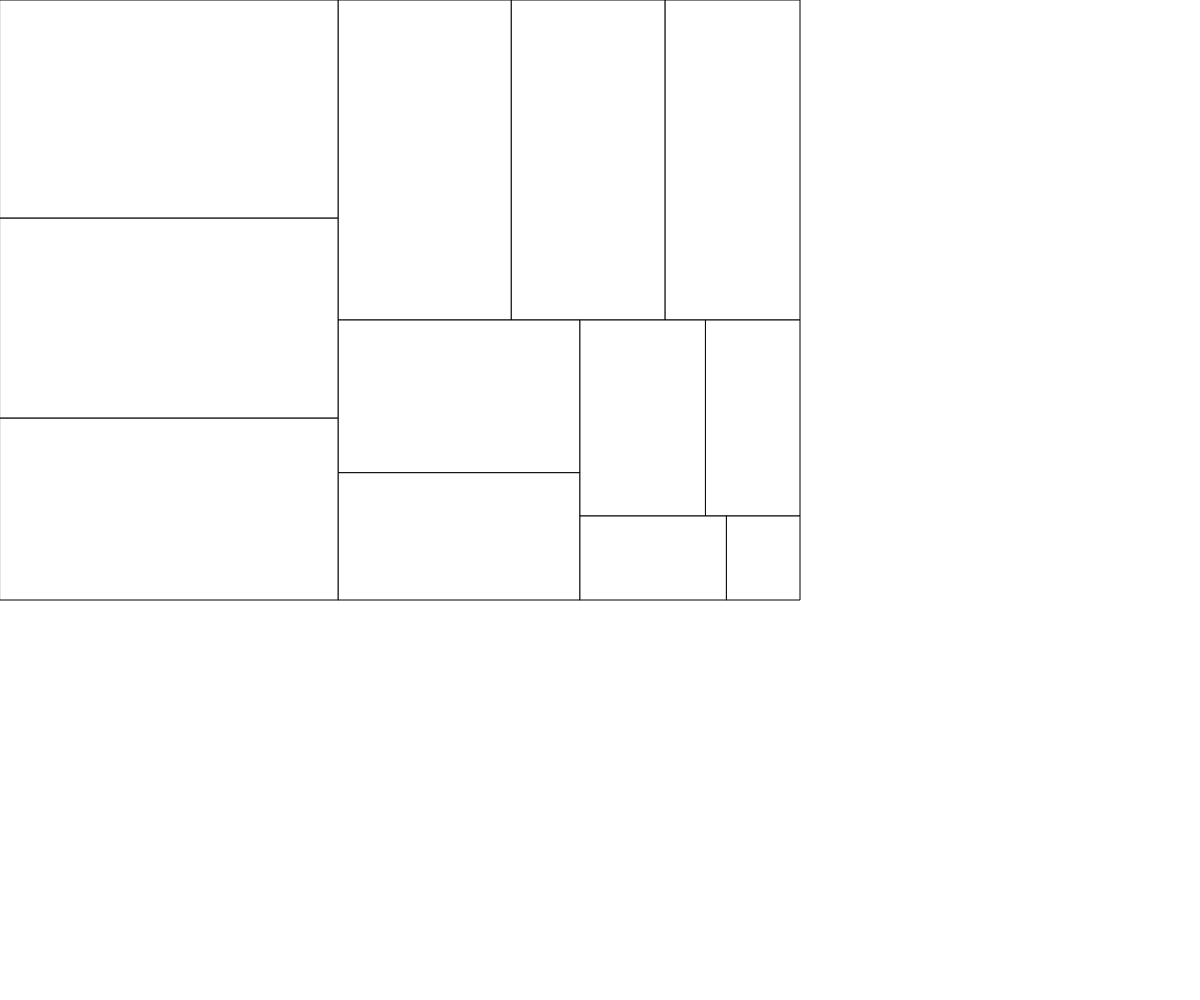
Frame 1 (no input)
Frame 60 (no input): identical to frame 1, image omitted
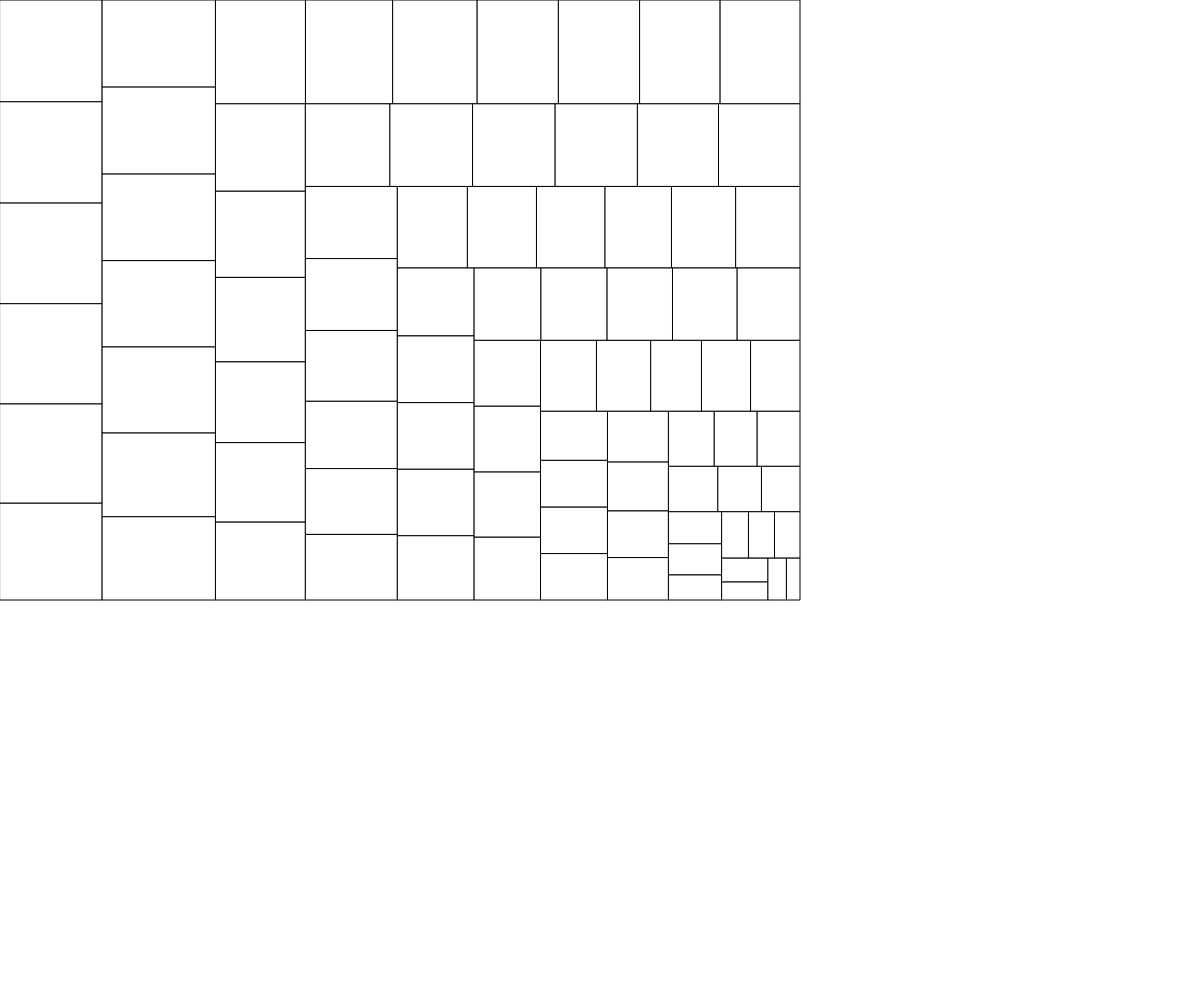
Frame 120 (the mouse pressed at the canvas centre since frame 60)

The p5.js sketch that drew these frames (run headless with seeded random() and noise() and a simulated clock; from frame 60 on, the mouse is pressed at the canvas centre):

// p5.js sketch
// ── sketch.js
// P_3_1_4_01
/**
 * treemap test
 *
 */
'use strict';


var counters = [1, 2, 3, 4, 5, 6, 7, 8, 9, 10, 11, 12];
var treemap;

function setup() {
  createCanvas(windowWidth, windowHeight);
  fill(255);

  treemap = new Treemap(counters, 0, 0, 800, 600);
}


function draw() {
  background(255);

  for (var i = 0; i < treemap.rects.length; i++) {
    var r = treemap.rects[i];
    rect(r.x, r.y, r.w, r.h);
  }
}


function Treemap(counters, x, y, w, h) {
  this.counters = counters;
  this.sum = 0;
  this.x = x;
  this.y = y;
  this.w = w;
  this.h = h;
  this.rects = [];

  // sort counters
  Treemap.prototype.init = function(){
    this.counters.sort(function(a, b) {
      if (a < b) return 1;
      if (a > b) return -1;
      else return 0;
    });

    // calculate sum of all counters
    this.sum = 0;
    for (var i = 0; i < this.counters.length; i++) {
        this.sum += this.counters[i];
    }

    var restSum = this.sum;
    var restW = this.w;
    var restH = this.h;
    var restX = this.x;
    var restY = this.y;

    // fit in rows
    var actIndex = 0;
    while (actIndex < this.counters.length) {
      var hor = true; // horizontal row
      var a = restW;
      var b = restH;
      if (restW > restH) {
        hor = false; // horizontal row
        a = restH;
        b = restW;
      }

      var rowSum = 0;
      var rowCount = 0;
      for (var i = actIndex; i < this.counters.length; i++) {
        rowSum += this.counters[i];
        rowCount++;

        // a*bLen is the rect of the row 
        var percentage = rowSum / restSum;
        var bLen = b * percentage;

        //console.log(rowSum, rowCount, bLen);
        if (a / rowCount < bLen || i == this.counters.length-1) {
          // store rects
          var aPos = restX;
          var bPos = restY;
          var aLen = restW;
          if (!hor) {
            aPos = restY;
            bPos = restX;
            aLen = restH;
          }

          for (var j = actIndex; j <= i; j++) {
            var aPart = aLen * this.counters[j] / rowSum;
            if (hor) {
              this.rects.push({x:aPos, y:bPos, w:aPart, h:bLen});
            } else {
              this.rects.push({x:bPos, y:aPos, w:bLen, h:aPart});
            }
            aPos += aPart;
          }

          // adjust new dimensions
          if (hor) {
            restY += bLen;
            restH -= bLen;
          } else {
            restX += bLen;
            restW -= bLen;
          }
          restSum -= rowSum;

          break;
        }

      }

      actIndex = i + 1;
      //console.log(actIndex);
    }
  };
  this.init();


}

function mousePressed() {
  counters = [];
  for (var i = 0; i < random(20, 5000); i++) {
    counters.push(random(1, 20));
  }
  treemap = new Treemap(counters, 0, 0, 800, 600);
}
